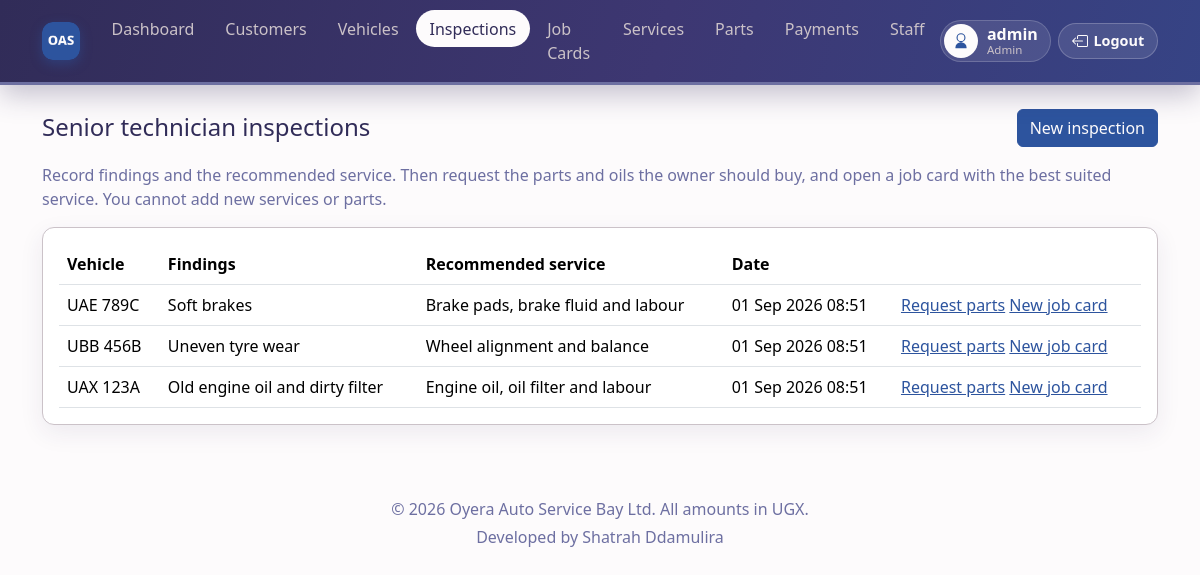
The app's page /orders/inspections/ (signed in) with its own data.
### orders/models.py (models this page shows, shortened)
class Inspection(models.Model):
    inspection_id = models.AutoField(primary_key=True)
    vehicle = models.ForeignKey(Vehicle, on_delete=models.CASCADE)
    findings = models.CharField(max_length=200)
    recommended_service = models.CharField(max_length=100)
    done_at = models.DateTimeField(auto_now_add=True)

class Vehicle(models.Model):
    SIZE_CHOICES = [
        ('Heavy', 'Heavy'),
        ('Commercial', 'Commercial'),
        ('Small', 'Small'),
    ]
    vehicle_id = models.AutoField(primary_key=True)
    customer = models.ForeignKey(Customer, on_delete=models.CASCADE)
    size = models.CharField(max_length=20, choices=SIZE_CHOICES)
    car_model = models.CharField(max_length=50, blank=True)
    number_plate = models.CharField(max_length=20)

### orders/views.py (the view)
# urls.py: path('inspections/', views.inspection_list, name='inspection_list'),
@role_required(ADMIN, SENIOR)
def inspection_list(request):
    inspections = Inspection.objects.select_related('vehicle').order_by('-done_at')
    return render(request, 'orders/inspection_list.html', {'inspections': inspections})

### employees/access.py (called while the page is built)
def user_role(user):
    if not user.is_authenticated:
        return None
    if user.is_superuser:
        return ADMIN
    employee = getattr(user, 'employee', None)
    if employee:
        return employee.job_role
    return None

def role_required(*roles):
    def decorator(view_func):
        @login_required
        @wraps(view_func)
        def wrapped(request, *args, **kwargs):
            if user_role(request.user) not in roles:
                messages.error(request, 'You are not allowed to open that page.')
                return redirect('home')
            return view_func(request, *args, **kwargs)
        return wrapped
    return decorator

### orders/templates/orders/inspection_list.html (shortened to what this page needs)
{% extends "base.html" %}
{% block content %}
<div class="d-flex justify-content-between align-items-center mb-3">
    <h1 class="h4 mb-0">Senior technician inspections</h1>
    <a href="{% url 'inspection_add' %}" class="btn btn-bay">New inspection</a>
</div>
<p class="text-muted">Record findings and the recommended service. Then request the parts and oils the owner should buy, and open a job card with the best suited service. You cannot add new services or parts.</p>
<div class="page-card p-3">
    <table class="table mb-0">
        <thead>
            <tr>
                <th>Vehicle</th>
                <th>Findings</th>
                <th>Recommended service</th>
                <th>Date</th>
                <th></th>
            </tr>
        </thead>
        <tbody>
            {% for inspection in inspections %}
            <tr>
                <td>{{ inspection.vehicle.number_plate }}</td>
                <td>{{ inspection.findings }}</td>
                <td>{{ inspection.recommended_service }}</td>
                <td>{{ inspection.done_at|date:"d M Y H:i" }}</td>
                <td>
                    {% if can_request_parts %}
                    <a href="{% url 'part_request_add' %}">Request parts</a>
                    {% endif %}
                    {% if can_manage_jobs %}
                    <a href="{% url 'order_add' %}?vehicle={{ inspection.vehicle.vehicle_id }}">New job card</a>
                    {% endif %}
                </td>
            </tr>
            {% endfor %}
        </tbody>
    </table>
</div>
{% endblock %}

### oas/templates/base.html (shortened to what this page needs)
{% load static %}
<!DOCTYPE html>
<html lang="en">
<head>
    <link href="https://cdn.jsdelivr.net/npm/bootstrap@5.3.3/dist/css/bootstrap.min.css" rel="stylesheet">
</head>
<body class="{% block body_class %}{% endblock %}">
{% if user.is_authenticated %}
{% with url_name=request.resolver_match.url_name|default:'' %}
<nav class="navbar navbar-expand-lg navbar-dark sticky-top app-nav mb-4">
    <div class="container">
        <a class="navbar-brand d-flex align-items-center" href="{% url 'home' %}" title="OAS Bay">
            <img src="{% static 'employees/logo.png' %}" alt="OAS Bay" class="brand-mark" width="38" height="38">
        </a>
        <div class="d-flex align-items-center order-lg-3 ms-auto ms-lg-0">
            <div class="profile-chip" title="{{ profile_name }}">
                <span class="profile-icon" aria-hidden="true">
                    <svg xmlns="http://www.w3.org/2000/svg" width="18" height="18" fill="currentColor" viewBox="0 0 16 16">
                        <path d="M8 8a3 3 0 1 0 0-6 3 3 0 0 0 0 6m4-3a4 4 0 1 1-8 0 4 4 0 0 1 8 0M8 9a5 5 0 0 0-5 5 .5.5 0 0 0 .5.5h9a.5.5 0 0 0 .5-.5 5 5 0 0 0-5-5"/>
                    </svg>
                </span>
                <span class="d-none d-md-block">
                    <strong>{{ profile_name }}</strong>
                    <small>{{ role_label }}</small>
                </span>
            </div>
            <form method="post" action="{% url 'logout' %}" class="d-inline">
                <button type="submit" class="logout-btn" title="Logout">
                    <span class="d-none d-sm-inline">Logout</span>
                </button>
            </form>
        </div>
        <div class="collapse navbar-collapse order-lg-2" id="mainNav">
            <ul class="navbar-nav mx-lg-auto my-2 my-lg-0">
                <li class="nav-item"><a class="nav-link {% if url_name == 'home' %}active{% endif %}" href="{% url 'home' %}">Dashboard</a></li>
                {% if can_manage_customers %}
                <li class="nav-item"><a class="nav-link {% if url_name == 'customer_list' or url_name == 'customer_add' %}active{% endif %}" href="{% url 'customer_list' %}">Customers</a></li>
                <li class="nav-item"><a class="nav-link {% if url_name == 'vehicle_list' or url_name == 'vehicle_add' %}active{% endif %}" href="{% url 'vehicle_list' %}">Vehicles</a></li>
                {% endif %}
                {% if can_inspect %}
                <li class="nav-item"><a class="nav-link {% if url_name == 'inspection_list' or url_name == 'inspection_add' %}active{% endif %}" href="{% url 'inspection_list' %}">Inspections</a></li>
                {% endif %}
                {% if can_view_jobs %}
                <li class="nav-item"><a class="nav-link {% if url_name == 'order_list' or url_name == 'order_add' or url_name == 'order_detail' %}active{% endif %}" href="{% url 'order_list' %}">Job Cards</a></li>
                {% endif %}
                {% if can_view_services %}
                <li class="nav-item"><a class="nav-link {% if url_name == 'service_list' or url_name == 'service_add' or url_name == 'service_edit' %}active{% endif %}" href="{% url 'service_list' %}">Services</a></li>
                {% endif %}
                {% if can_view_parts %}
                <li class="nav-item"><a class="nav-link " href="{% url 'part_list' %}">{% if is_technician %}Issued parts{% else %}Parts{% endif %}</a></li>
                {% endif %}
                {% if can_manage_payments %}
                <li class="nav-item"><a class="nav-link {% if url_name == 'payment_list' or url_name == 'payment_add' or url_name == 'receipt_view' %}active{% endif %}" href="{% url 'payment_list' %}">Payments</a></li>
                {% elif can_view_receipts %}
                <li class="nav-item"><a class="nav-link {% if url_name == 'payment_list' or url_name == 'receipt_view' %}active{% endif %}" href="{% url 'payment_list' %}">Receipts</a></li>
                {% endif %}
                {% if can_manage_staff %}
                <li class="nav-item"><a class="nav-link " href="{% url 'employee_list' %}">Staff</a></li>
                {% endif %}
            </ul>
        </div>
    </div>
</nav>
{% endwith %}
{% else %}
<div class="py-4 auth-spacer"></div>
{% endif %}
<main class="container pb-5">
    {% block content %}{% endblock %}
</main>
<footer class="text-center py-4">
    <div>&copy; 2026 Oyera Auto Service Bay Ltd. All amounts in UGX.</div>
    <div class="mt-1">Developed by Shatrah Ddamulira</div>
</footer>
</body>
</html>

### oas/templates/base.html (style rules this page uses)
:root { --paper: #fdfbfc; --mist: #cbc2c8; --slate: #6d6fa1; --bay: #2d549e; --ink: #312c58; }
html { scroll-behavior: smooth; }
body { background: var(--paper); color: var(--ink); min-height: 100vh; }
a { color: var(--bay); }
.navbar.app-nav { background: linear-gradient(105deg, var(--ink) 0%, #3d3772 55%, var(--bay) 160%) !important; box-shadow: 0 10px 28px rgba(49,44,88,.28); padding-top: .65rem; padding-bottom: .65rem; border-bottom: 3px solid var(--slate); }
.navbar-brand { color: var(--paper) !important; font-weight: 700; letter-spacing: .02em; }
.brand-mark { width: 38px; height: 38px; border-radius: 11px; display: block; box-shadow: 0 4px 12px rgba(45,84,158,.45); }
.nav-link { color: var(--mist) !important; border-radius: 999px; padding: 0.4rem 0.85rem !important; margin: 0 0.12rem; font-weight: 500; transition: color .2s ease, background-color .2s ease; }
.nav-link.active { background: var(--paper); color: var(--ink) !important; }
.profile-chip { display: flex; align-items: center; gap: .55rem; background: rgba(253,251,252,.1); border: 1px solid rgba(253,251,252,.18); border-radius: 999px; padding: .2rem .75rem .2rem .2rem; color: var(--paper); max-width: 220px; }
.profile-chip strong, .profile-chip small { display: block; line-height: 1.15; }
.profile-chip strong { overflow: hidden; text-overflow: ellipsis; white-space: nowrap; }
.profile-chip small { color: var(--mist); font-size: .72rem; }
.profile-icon { width: 34px; height: 34px; border-radius: 50%; background: var(--paper); color: var(--bay); display: inline-flex; align-items: center; justify-content: center; font-weight: 700; flex-shrink: 0; }
.logout-btn { display: inline-flex; align-items: center; gap: .35rem; border: 1px solid rgba(253,251,252,.22); background: rgba(253,251,252,.1); color: var(--paper); border-radius: 999px; padding: .4rem .8rem; margin-left: .45rem; font-size: .9rem; font-weight: 600; cursor: pointer; }
.page-card { background: #fff; border: 1px solid var(--mist); border-radius: 12px; box-shadow: 0 8px 24px rgba(49,44,88,.08); transition: box-shadow .2s ease, transform .2s ease; }
.btn { transition: background-color .2s ease, color .2s ease, transform .15s ease, box-shadow .2s ease; }
.btn-bay { background: var(--bay); color: var(--paper); border-color: var(--bay); }
.text-muted { color: var(--slate) !important; }
footer { color: var(--slate); }
.table thead { background: var(--ink); color: var(--paper); }
main.container { animation: pageIn .22s ease; }

### records on screen
Inspection: vehicle.number_plate "UAE 789C", findings "Soft brakes", recommended_service "Brake pads, brake fluid and labour", done_at "01 Sep 2026 08:51"
Inspection: vehicle.number_plate "UBB 456B", findings "Uneven tyre wear", recommended_service "Wheel alignment and balance", done_at "01 Sep 2026 08:51"
Inspection: vehicle.number_plate "UAX 123A", findings "Old engine oil and dirty filter", recommended_service "Engine oil, oil filter and labour", done_at "01 Sep 2026 08:51"

### other values on screen
{{ profile_name }} "admin"
{{ role_label }} "Admin"
